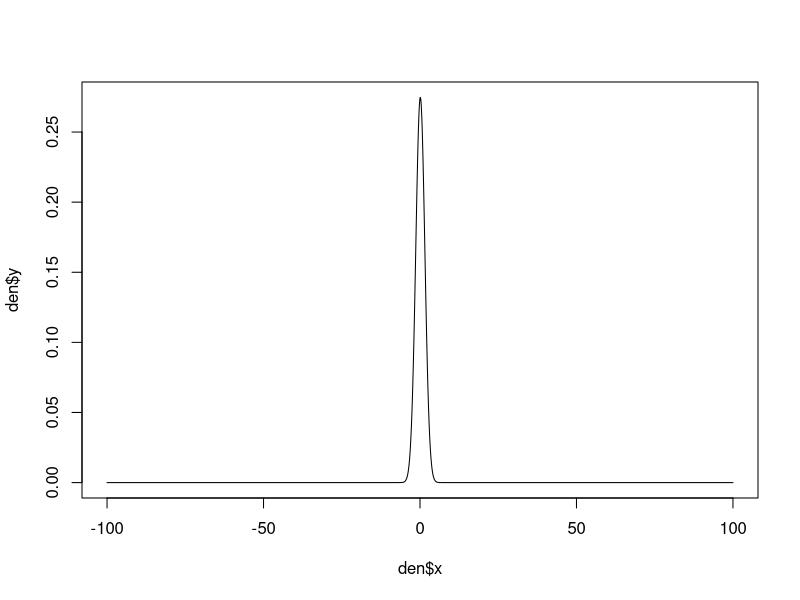

Source code (R):

# Calculate the poulation niche mean.
# `ind_mus`: vector of individual means
popMu <- function(ind_mus){
  n <- length(ind_mus)
  sum(ind_mus)/n
}

# Calculate the community niche mean.
# `ws`: vector of population weights - typically relative abundance
# `pop_mus`: vector of population means
comMu <- function(ws, pop_mus){
  stopifnot(length(ws) == length(pop_mus))
  vals <- ws*pop_mus
}

# Calculate the population niche variance
# `sd`: vector of individual standard deviations
# `means`: vector of individual means
popVar <- function(sd, ind_mus){
  pop_mean <- mean(ind_mus)
  n <- length(sd)
  
  vec <- c()
  
  for(i in 1:n){
    vec[i] <- (1/n)*(sd[i]^2 + ind_mus[i]^2 - pop_mean^2)
  }
  
  out <- sum(vec)
  return(out)
}

# Calculate the community niche variance
# `ws`: vector of population weights - typically relative abundance
# `pop_var`: vector of population niche variances
# `means`: vector of population niche means
comVar <- function(ws, pop_var, pop_mus){
  stopifnot(length(ws) == length(pop_mus))
  stopifnot(length(pop_var) == length(pop_mus))
  stopifnot(length(ws) == length(pop_var))
  
  com_mean <- comMu(ws=ws, pop_mus=pop_mus)
  n <- length(pop)
  
  vec <- c()
  
  for(i in 1:n){
    vec[i] <- w[i]*(pop_var[i] + pop_mus[i]^2 - com_mean^2)
  }
  
  out <- sum(vec)
  return(out)
}

normalDensity <- function(mu, sd){
  x <- seq(-100, 100, length=10000)
  
  #create a vector of values that shows the height of the probability distribution
  #for each value in x
  y <- dnorm(x=x, mean = mu, sd = sd)
  
  return(data.frame(x=x, y=y))
}


#---- SIMS ----#

mu_is <- rnorm(n=100, mean=0, sd=1)
# var_is <- rgamma(shape= 9, 100)
# mu_is <- rep(0, 100)
var_is <- rep(1, 100)

pop_mu <- popMu(mu_is)
pop_var <- popVar(sd=sqrt(var_is), mu_is)

den <- normalDensity(pop_mu, sqrt(pop_var))
plot(den$x, den$y, type = "l")
